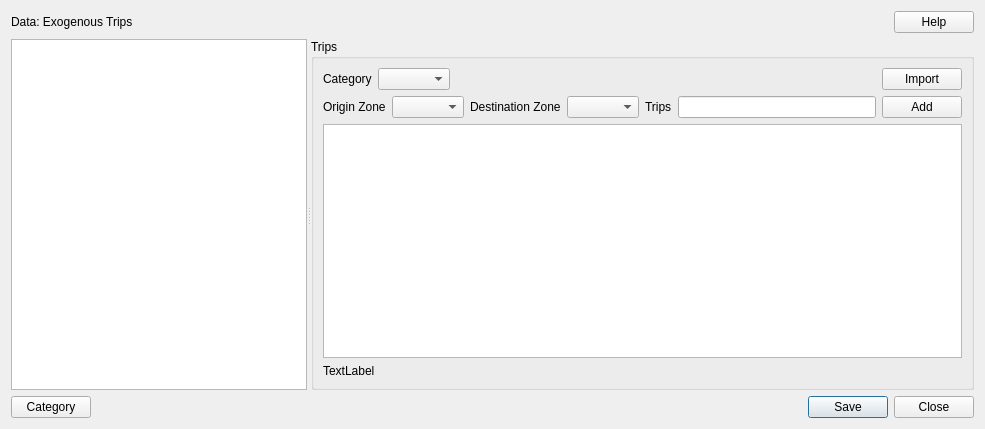
<?xml version="1.0" encoding="UTF-8"?>
<ui version="4.0">
 <class>Dialog</class>
 <widget class="QDialog" name="Dialog">
  <property name="geometry">
   <rect>
    <x>0</x>
    <y>0</y>
    <width>985</width>
    <height>429</height>
   </rect>
  </property>
  <property name="windowTitle">
   <string>Data | Exogenous Trips</string>
  </property>
  <layout class="QHBoxLayout" name="horizontalLayout_4">
   <item>
    <layout class="QVBoxLayout" name="verticalLayout_5">
     <item>
      <layout class="QHBoxLayout" name="horizontalLayout">
       <item>
        <widget class="QLabel" name="label_title">
         <property name="text">
          <string>&lt;html&gt;&lt;head/&gt;&lt;body&gt;&lt;p&gt;&lt;span style=&quot; font-size:14pt;&quot;&gt;Data: &lt;/span&gt;&lt;span style=&quot; font-size:14pt; font-weight:600;&quot;&gt;Exogenous Trips&lt;/span&gt;&lt;/p&gt;&lt;p&gt;&lt;span style=&quot; font-style:italic;&quot;&gt;&lt;/span&gt;&lt;/p&gt;&lt;/body&gt;&lt;/html&gt;</string>
         </property>
        </widget>
       </item>
       <item>
        <spacer name="horizontalSpacer">
         <property name="orientation">
          <enum>Qt::Horizontal</enum>
         </property>
         <property name="sizeHint" stdset="0">
          <size>
           <width>40</width>
           <height>20</height>
          </size>
         </property>
        </spacer>
       </item>
       <item>
        <widget class="QPushButton" name="btn_help">
         <property name="text">
          <string notr="true">Help</string>
         </property>
        </widget>
       </item>
      </layout>
     </item>
     <item>
      <layout class="QVBoxLayout" name="verticalLayout_4">
       <item>
        <widget class="QSplitter" name="splitter">
         <property name="orientation">
          <enum>Qt::Horizontal</enum>
         </property>
         <widget class="QTreeView" name="scenarios_tree"/>
         <widget class="QWidget" name="layoutWidget">
          <layout class="QVBoxLayout" name="verticalLayout_3">
           <item>
            <widget class="QGroupBox" name="groupBox">
             <property name="title">
              <string>Trips</string>
             </property>
             <layout class="QVBoxLayout" name="verticalLayout_6">
              <item>
               <layout class="QVBoxLayout" name="verticalLayout_2">
                <item>
                 <layout class="QHBoxLayout" name="horizontalLayout_3">
                  <item>
                   <layout class="QFormLayout" name="formLayout">
                    <item row="0" column="0">
                     <widget class="QLabel" name="label">
                      <property name="text">
                       <string>Category</string>
                      </property>
                     </widget>
                    </item>
                    <item row="0" column="1">
                     <widget class="QComboBox" name="cb_category"/>
                    </item>
                   </layout>
                  </item>
                  <item>
                   <spacer name="horizontalSpacer_3">
                    <property name="orientation">
                     <enum>Qt::Horizontal</enum>
                    </property>
                    <property name="sizeHint" stdset="0">
                     <size>
                      <width>40</width>
                      <height>20</height>
                     </size>
                    </property>
                   </spacer>
                  </item>
                  <item>
                   <widget class="QPushButton" name="btn_import">
                    <property name="text">
                     <string>Import</string>
                    </property>
                   </widget>
                  </item>
                 </layout>
                </item>
                <item>
                 <layout class="QHBoxLayout" name="horizontalLayout_8">
                  <item>
                   <layout class="QFormLayout" name="formLayout_3">
                    <item row="0" column="0">
                     <widget class="QLabel" name="label_3">
                      <property name="text">
                       <string>Origin Zone</string>
                      </property>
                     </widget>
                    </item>
                    <item row="0" column="1">
                     <widget class="QComboBox" name="cb_tr_zone_origin"/>
                    </item>
                   </layout>
                  </item>
                  <item>
                   <layout class="QFormLayout" name="formLayout_5">
                    <item row="0" column="0">
                     <widget class="QLabel" name="label_4">
                      <property name="text">
                       <string>Destination Zone</string>
                      </property>
                     </widget>
                    </item>
                    <item row="0" column="1">
                     <widget class="QComboBox" name="cb_tr_zone_destination"/>
                    </item>
                   </layout>
                  </item>
                  <item>
                   <layout class="QFormLayout" name="formLayout_6">
                    <item row="0" column="0">
                     <widget class="QLabel" name="label_5">
                      <property name="text">
                       <string>Trips</string>
                      </property>
                     </widget>
                    </item>
                    <item row="0" column="1">
                     <widget class="QLineEdit" name="le_trip"/>
                    </item>
                   </layout>
                  </item>
                  <item>
                   <widget class="QPushButton" name="add_trip">
                    <property name="text">
                     <string>Add</string>
                    </property>
                   </widget>
                  </item>
                 </layout>
                </item>
                <item>
                 <layout class="QVBoxLayout" name="verticalLayout">
                  <item>
                   <widget class="QTableWidget" name="trips_tbl"/>
                  </item>
                  <item>
                   <widget class="QLabel" name="total_items_exotrips">
                    <property name="text">
                     <string>TextLabel</string>
                    </property>
                   </widget>
                  </item>
                 </layout>
                </item>
               </layout>
              </item>
             </layout>
            </widget>
           </item>
          </layout>
         </widget>
        </widget>
       </item>
       <item>
        <layout class="QHBoxLayout" name="horizontalLayout_5">
         <item>
          <widget class="QPushButton" name="btn_category">
           <property name="text">
            <string>Category</string>
           </property>
          </widget>
         </item>
         <item>
          <spacer name="horizontalSpacer_2">
           <property name="orientation">
            <enum>Qt::Horizontal</enum>
           </property>
           <property name="sizeHint" stdset="0">
            <size>
             <width>40</width>
             <height>20</height>
            </size>
           </property>
          </spacer>
         </item>
         <item>
          <widget class="QDialogButtonBox" name="buttonBox">
           <property name="locale">
            <locale language="English" country="UnitedStates"/>
           </property>
           <property name="standardButtons">
            <set>QDialogButtonBox::Close|QDialogButtonBox::Save</set>
           </property>
          </widget>
         </item>
        </layout>
       </item>
      </layout>
     </item>
    </layout>
   </item>
  </layout>
 </widget>
 <tabstops>
  <tabstop>btn_help</tabstop>
  <tabstop>scenarios_tree</tabstop>
 </tabstops>
 <resources/>
 <connections/>
</ui>
